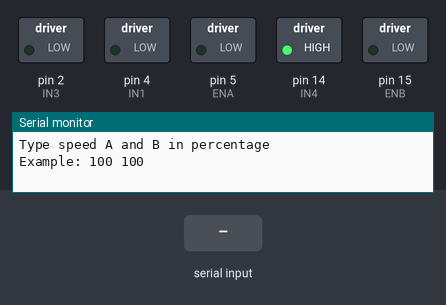
A sketch run on a simulated Arduino Uno, built with avr-gcc and run on an emulated ATmega328P. On the bench: switched loads named in the sketch (green lamp = pin HIGH), the last lines printed to the serial monitor. Inputs (shaded band) come from the test bench. Pins used as bus, display or sensor lines are not drawn.

Above: at 1.2 s.
1.3 s: "90,45\n" received over Serial
At 1.9 s:
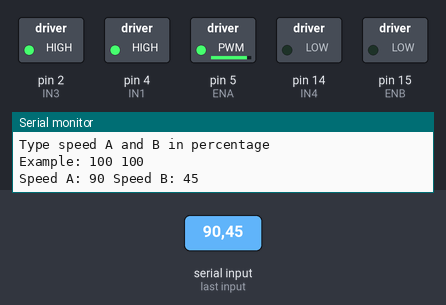
4.3 s: "30,150\n" received over Serial
At 5.4 s:
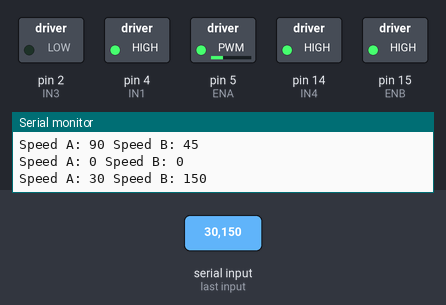
7.3 s: "5\n" received over Serial
At 9.5 s:
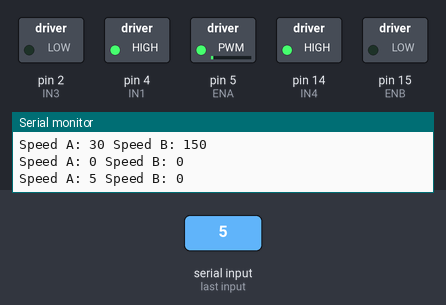
9.8 s: "90\n" received over Serial
At 11.5 s:
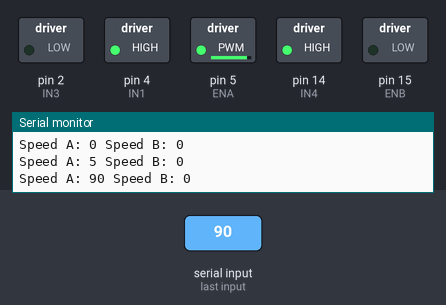
12.2 s: "200\n" received over Serial
At 14.3 s:
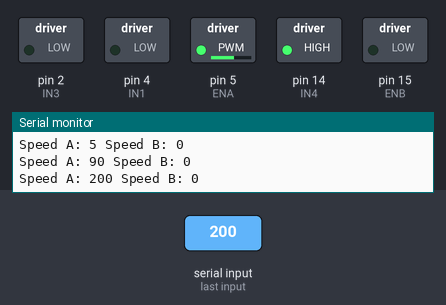
14.6 s: "1,90\n" received over Serial
At 15.6 s:
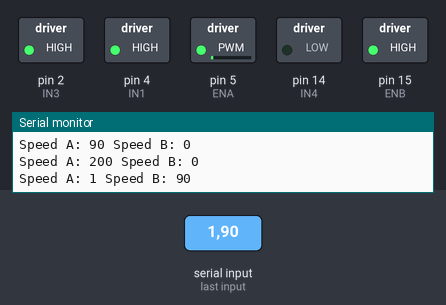
Timing chart, 0 to 18.1 s (numbered marks = the images above; inputs shaded):
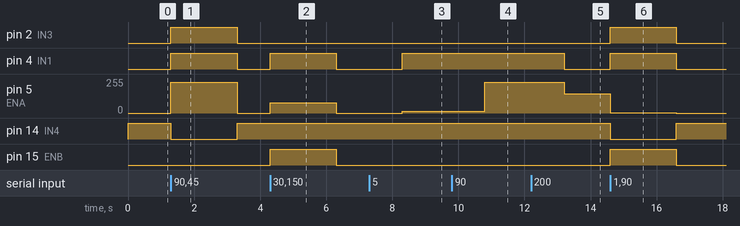

Measured:
- after the input at 1.3 s, pin 2 (IN3), pin 4 (IN1): LOW → HIGH at once, → LOW 2.0 s later; pin 5 (ENA): 0/255 → 229/255 at once, → 0/255 2.0 s later; pin 14 (IN4): HIGH → LOW at once, → HIGH 2.0 s later
- after the input at 4.3 s, pin 4 (IN1), pin 15 (ENB): LOW → HIGH at once, → LOW 2.0 s later; pin 5 (ENA): 0/255 → 76/255 at once, → 0/255 2.0 s later
- after the input at 7.3 s, pin 4 (IN1): LOW → HIGH after 1.0 s; pin 5 (ENA): 0/255 → 12/255 after 1.0 s
- after the input at 9.8 s, pin 5 (ENA): 12/255 → 229/255 after 1.0 s
- after the input at 12.2 s, pin 4 (IN1): HIGH → LOW after 1.0 s; pin 5 (ENA): 229/255 → 145/255 after 1.0 s
- after the input at 14.6 s, pin 2 (IN3), pin 4 (IN1), pin 15 (ENB): LOW → HIGH at once, → LOW 2.0 s later; pin 5 (ENA): 145/255 → 2/255 at once, → 0/255 2.0 s later; pin 14 (IN4): HIGH → LOW at once, → HIGH 2.0 s later

The sketch:

esp_main.ino
```cpp
#define ENA 5  // モータAの速度制御ピン（PWMピン）
#define IN1 4  // モータAの方向制御ピン1
#define IN2 0  // モータAの方向制御ピン2
#define ENB 15 // モータBの速度制御ピン（PWMピン）
#define IN3 2  // モータBの方向制御ピン1
#define IN4 14 // モータBの方向制御ピン2

int maxSpeed = 255; // PWMの最大値（速度の最大値）

// モータの速度を制御する関数
// speedA_pct: モータAの速度（パーセンテージで指定）
// speedB_pct: モータBの速度（パーセンテージで指定）
void motor(int speedA_pct, int speedB_pct) {
  int speedA = speedA_pct * maxSpeed / 100; // モータAの速度をPWM値に変換
  int speedB = speedB_pct * maxSpeed / 100; // モータBの速度をPWM値に変換

  // 速度が最大値を超えた場合、最大値に制限
  if (speedA > maxSpeed) speedA = maxSpeed;
  if (speedB > maxSpeed) speedB = maxSpeed;

  // モータAの回転方向の制御
  if (speedA > 0) {
    digitalWrite(IN1, HIGH); // モータAを前進方向に設定
    digitalWrite(IN2, LOW);
  } else {
    digitalWrite(IN1, LOW);  // モータAを後進方向に設定
    digitalWrite(IN2, HIGH);
    speedA = -speedA;  // 負の速度を正のPWM値に変換
  }

  // モータBの回転方向の制御
  if (speedB > 0) {
    digitalWrite(IN3, HIGH); // モータBを前進方向に設定
    digitalWrite(IN4, LOW);
  } else {
    digitalWrite(IN3, LOW);  // モータBを後進方向に設定
    digitalWrite(IN4, HIGH);
    speedB = -speedB;  // 負の速度を正のPWM値に変換
  }

  // PWM信号をモータAとモータBに出力して速度を制御
  analogWrite(ENA, speedA);
  analogWrite(ENB, speedB);
}

void setup() {
  // シリアル通信を開始し、ポートが開くのを待つ
  Serial.begin(115200);
  while (!Serial) {
    ; // ネイティブUSBポートが必要な場合、シリアルポートが接続されるのを待つ
  }
  Serial.println("Type speed A and B in percentage");
  Serial.println("Example: 100 100");

  // モータの制御ピンを出力モードに設定
  pinMode(ENA, OUTPUT);
  pinMode(IN1, OUTPUT);
  pinMode(IN2, OUTPUT);
  pinMode(ENB, OUTPUT);
  pinMode(IN3, OUTPUT);
  pinMode(IN4, OUTPUT);

  // 初期状態としてモータを停止
  motor(0, 0);
}

void loop() { // 繰り返し実行されるループ
  // シリアル通信でデータが受信された場合
  if (Serial.available() > 0) {
    int speedA = Serial.parseInt(); // 受信したモータAの速度（パーセンテージ）を取得
    int speedB = Serial.parseInt(); // 受信したモータBの速度（パーセンテージ）を取得

    // モータの速度を設定
    motor(speedA, speedB);

    // 現在の速度をシリアルモニタに出力
    Serial.print("Speed A: ");
    Serial.print(speedA);
    Serial.print(" Speed B: ");
    Serial.println(speedB);
  }
}
```
